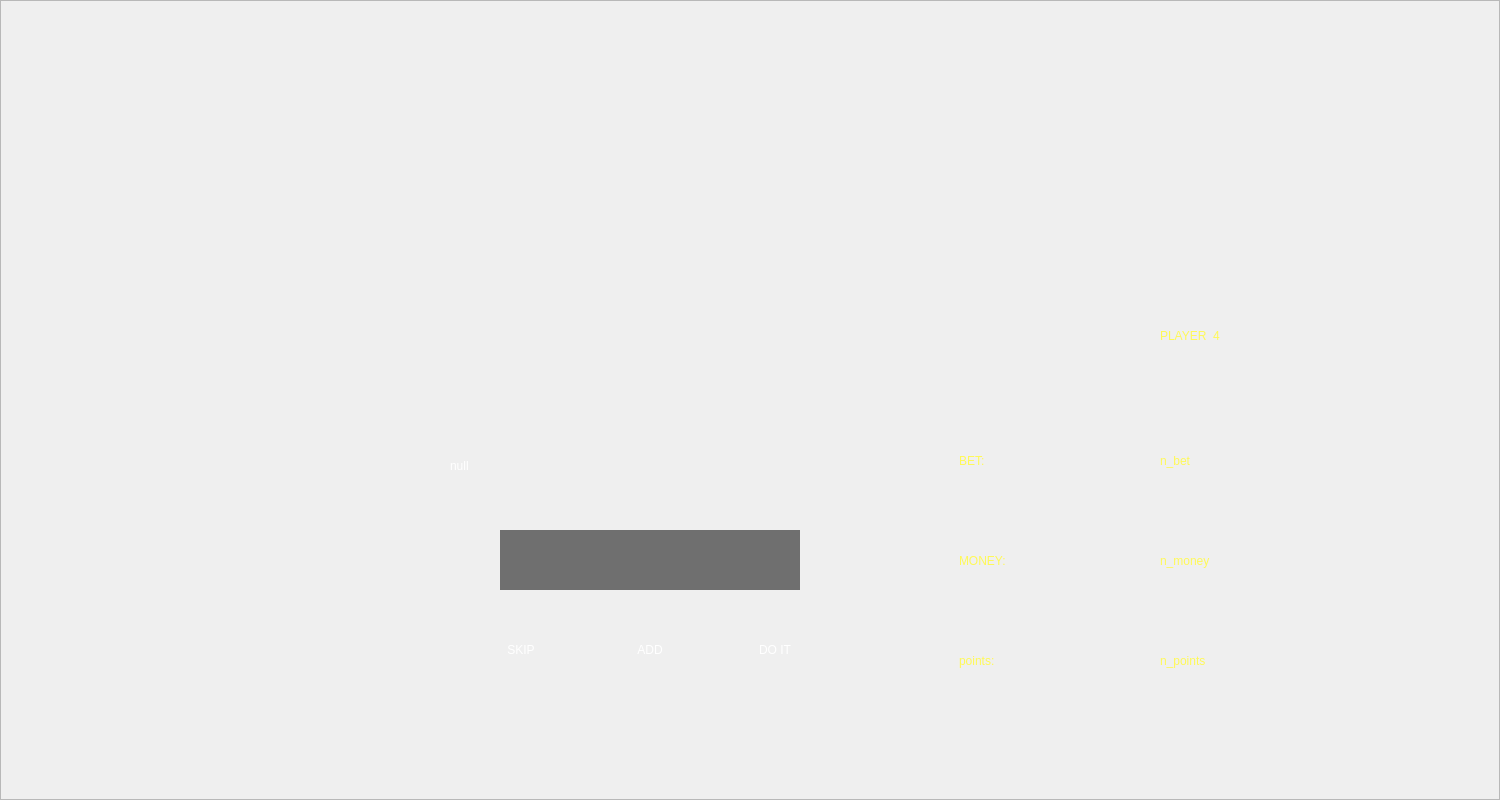
    <widget class="QFrame" name="frame_u_norm">
     <property name="geometry">
      <rect>
       <x>0</x>
       <y>200</y>
       <width>1500</width>
       <height>800</height>
      </rect>
     </property>
     <property name="frameShape">
      <enum>QFrame::StyledPanel</enum>
     </property>
     <property name="frameShadow">
      <enum>QFrame::Raised</enum>
     </property>
     <widget class="QLabel" name="u_norm">
      <property name="geometry">
       <rect>
        <x>0</x>
        <y>124</y>
        <width>1500</width>
        <height>676</height>
       </rect>
      </property>
      <property name="styleSheet">
       <string notr="true">border-image: url(:/images/card/user_card.png);</string>
      </property>
      <property name="text">
       <string/>
      </property>
     </widget>
     <widget class="QLabel" name="l_payer_num">
      <property name="geometry">
       <rect>
        <x>1160</x>
        <y>310</y>
        <width>301</width>
        <height>51</height>
       </rect>
      </property>
      <property name="styleSheet">
       <string notr="true">QLabel{
	font: 87 24pt &quot;Lovelo&quot;;
	color: rgb(255, 249, 87);
}</string>
      </property>
      <property name="text">
       <string>PLAYER  4</string>
      </property>
     </widget>
     <widget class="QLabel" name="l_money">
      <property name="geometry">
       <rect>
        <x>959</x>
        <y>535</y>
        <width>201</width>
        <height>51</height>
       </rect>
      </property>
      <property name="styleSheet">
       <string notr="true">QLabel{
	font: 87 18pt &quot;Lovelo&quot;;
	color: rgb(255, 249, 87);
}</string>
      </property>
      <property name="text">
       <string>MONEY: </string>
      </property>
     </widget>
     <widget class="QLabel" name="l_bet">
      <property name="geometry">
       <rect>
        <x>959</x>
        <y>435</y>
        <width>201</width>
        <height>51</height>
       </rect>
      </property>
      <property name="styleSheet">
       <string notr="true">QLabel{
	font: 87 18pt &quot;Lovelo&quot;;
	color: rgb(255, 249, 87);
}</string>
      </property>
      <property name="text">
       <string>BET:</string>
      </property>
     </widget>
     <widget class="QLabel" name="l_points">
      <property name="geometry">
       <rect>
        <x>959</x>
        <y>635</y>
        <width>201</width>
        <height>51</height>
       </rect>
      </property>
      <property name="styleSheet">
       <string notr="true">QLabel{
	font: 87 18pt &quot;Lovelo&quot;;
	color: rgb(255, 249, 87);
}</string>
      </property>
      <property name="text">
       <string>points:</string>
      </property>
     </widget>
     <widget class="QLabel" name="n_bet">
      <property name="geometry">
       <rect>
        <x>1160</x>
        <y>435</y>
        <width>201</width>
        <height>51</height>
       </rect>
      </property>
      <property name="styleSheet">
       <string notr="true">QLabel{
	font: 87 18pt &quot;Lovelo&quot;;
	color: rgb(255, 249, 87);
}</string>
      </property>
      <property name="text">
       <string>n_bet</string>
      </property>
     </widget>
     <widget class="QLabel" name="n_money">
      <property name="geometry">
       <rect>
        <x>1160</x>
        <y>535</y>
        <width>201</width>
        <height>51</height>
       </rect>
      </property>
      <property name="styleSheet">
       <string notr="true">QLabel{
	font: 87 18pt &quot;Lovelo&quot;;
	color: rgb(255, 249, 87);
}</string>
      </property>
      <property name="text">
       <string>n_money</string>
      </property>
     </widget>
     <widget class="QLabel" name="n_points">
      <property name="geometry">
       <rect>
        <x>1160</x>
        <y>635</y>
        <width>201</width>
        <height>51</height>
       </rect>
      </property>
      <property name="styleSheet">
       <string notr="true">QLabel{
	font: 87 18pt &quot;Lovelo&quot;;
	color: rgb(255, 249, 87);
}</string>
      </property>
      <property name="text">
       <string>n_points</string>
      </property>
     </widget>
     <widget class="QLineEdit" name="t_add_num">
      <property name="geometry">
       <rect>
        <x>500</x>
        <y>530</y>
        <width>300</width>
        <height>60</height>
       </rect>
      </property>
      <property name="minimumSize">
       <size>
        <width>300</width>
        <height>60</height>
       </size>
      </property>
      <property name="maximumSize">
       <size>
        <width>300</width>
        <height>60</height>
       </size>
      </property>
      <property name="styleSheet">
       <string notr="true">QLineEdit{
	background-color: rgba(58, 58, 58, 180);
	border-width: 0;
	border-style: outset;
	font: 87 9pt &quot;Lovelo&quot;;
	color: rgb(255, 255, 255);
}</string>
      </property>
      <property name="alignment">
       <set>Qt::AlignCenter</set>
      </property>
      <property name="clearButtonEnabled">
       <bool>true</bool>
      </property>
     </widget>
     <widget class="QLabel" name="l_tip">
      <property name="geometry">
       <rect>
        <x>450</x>
        <y>430</y>
        <width>401</width>
        <height>71</height>
       </rect>
      </property>
      <property name="styleSheet">
       <string notr="true">QLabel{
	font: 87 24pt &quot;Lovelo&quot;;
	color: white;
}</string>
      </property>
      <property name="text">
       <string>null</string>
      </property>
     </widget>
     <widget class="QPushButton" name="b_skip">
      <property name="geometry">
       <rect>
        <x>416</x>
        <y>620</y>
        <width>210</width>
        <height>60</height>
       </rect>
      </property>
      <property name="minimumSize">
       <size>
        <width>0</width>
        <height>60</height>
       </size>
      </property>
      <property name="maximumSize">
       <size>
        <width>600</width>
        <height>800</height>
       </size>
      </property>
      <property name="styleSheet">
       <string notr="true">QPushButton{
	font: 87 12pt &quot;Lovelo&quot;;
	color : white;
	border-image: url(:/images/std_ini.png);
	background-color:rgba(0,0,0,0);
}
QPushButton:hover{
	color: rgb(166, 3, 47);
	border-image: url(:/images/std_hover.png);
}</string>
      </property>
      <property name="text">
       <string>SKIP</string>
      </property>
      <property name="flat">
       <bool>true</bool>
      </property>
     </widget>
     <widget class="QPushButton" name="b_do">
      <property name="geometry">
       <rect>
        <x>670</x>
        <y>620</y>
        <width>210</width>
        <height>60</height>
       </rect>
      </property>
      <property name="minimumSize">
       <size>
        <width>210</width>
        <height>60</height>
       </size>
      </property>
      <property name="maximumSize">
       <size>
        <width>600</width>
        <height>800</height>
       </size>
      </property>
      <property name="styleSheet">
       <string notr="true">QPushButton{
	font: 87 12pt &quot;Lovelo&quot;;
	color : white;
	border-image: url(:/images/std_ini.png);
	background-color:rgba(0,0,0,0);
}
QPushButton:hover{
	color: rgb(166, 3, 47);
	border-image: url(:/images/std_hover.png);
}</string>
      </property>
      <property name="text">
       <string>DO IT</string>
      </property>
      <property name="flat">
       <bool>true</bool>
      </property>
     </widget>
     <widget class="QPushButton" name="b_add">
      <property name="geometry">
       <rect>
        <x>545</x>
        <y>620</y>
        <width>210</width>
        <height>60</height>
       </rect>
      </property>
      <property name="minimumSize">
       <size>
        <width>210</width>
        <height>60</height>
       </size>
      </property>
      <property name="maximumSize">
       <size>
        <width>600</width>
        <height>800</height>
       </size>
      </property>
      <property name="styleSheet">
       <string notr="true">QPushButton{
	font: 87 12pt &quot;Lovelo&quot;;
	color : white;
	border-image: url(:/images/std_ini.png);
	background-color:rgba(0,0,0,0);
}
QPushButton:hover{
	color: rgb(166, 3, 47);
	border-image: url(:/images/std_hover.png);
}</string>
      </property>
      <property name="text">
       <string>ADD</string>
      </property>
      <property name="flat">
       <bool>true</bool>
      </property>
     </widget>
     <widget class="QLabel" name="l_ai_sur">
      <property name="geometry">
       <rect>
        <x>450</x>
        <y>520</y>
        <width>401</width>
        <height>71</height>
       </rect>
      </property>
      <property name="styleSheet">
       <string notr="true">QLabel{
	font: 87 24pt &quot;Lovelo&quot;;
	color: white;
}</string>
      </property>
      <property name="text">
       <string/>
      </property>
     </widget>
     <widget class="QLabel" name="l_ai_stop">
      <property name="geometry">
       <rect>
        <x>450</x>
        <y>610</y>
        <width>401</width>
        <height>71</height>
       </rect>
      </property>
      <property name="styleSheet">
       <string notr="true">QLabel{
	font: 87 24pt &quot;Lovelo&quot;;
	color: white;
}</string>
      </property>
      <property name="text">
       <string/>
      </property>
     </widget>
     <zorder>u_norm</zorder>
     <zorder>l_points</zorder>
     <zorder>l_payer_num</zorder>
     <zorder>l_money</zorder>
     <zorder>l_bet</zorder>
     <zorder>n_bet</zorder>
     <zorder>n_money</zorder>
     <zorder>n_points</zorder>
     <zorder>t_add_num</zorder>
     <zorder>l_tip</zorder>
     <zorder>b_skip</zorder>
     <zorder>b_do</zorder>
     <zorder>b_add</zorder>
     <zorder>l_ai_sur</zorder>
     <zorder>l_ai_stop</zorder>
    </widget>
